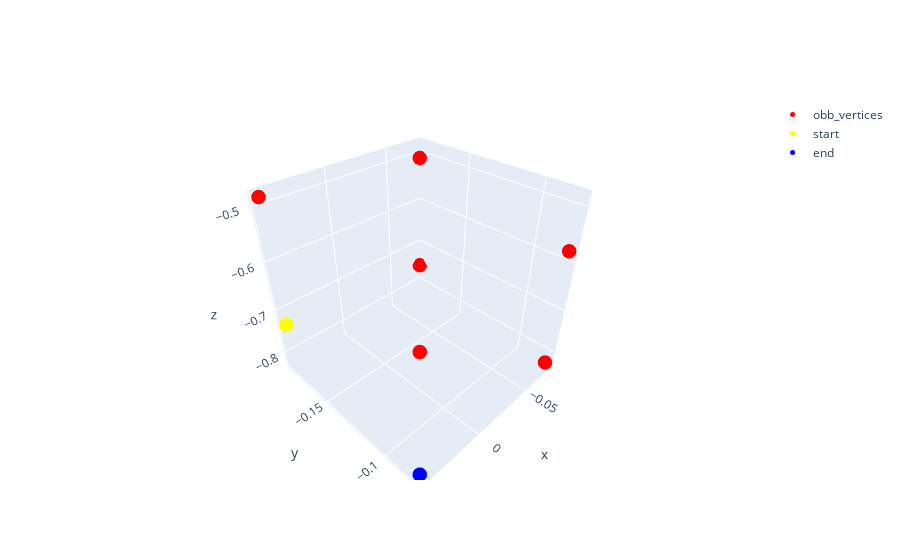

This figure's notebook cell:
### Code cell
# refined oriented box
# combine nsa_3d_ns and upper_obb_vertices
obb_vertices = np.vstack((nsa_3d_ns, upper_obb_vertices))


'''
[[-0.0781     -0.1875     -0.875     ]
 [-0.0781     -0.1875     -0.5781    ]
 [-0.0781     -0.0781     -0.875     ]
 [-0.0781     -0.0781     -0.5781    ]
 [ 0.0469     -0.1875     -0.875     ]
 [ 0.0469     -0.1875     -0.5781    ]
 [ 0.0469     -0.0781     -0.875     ]
 [ 0.0469     -0.0781     -0.5781    ]
 [-0.078125   -0.1875     -0.5087101 ]
 [-0.078125   -0.078125   -0.5781    ]
 [ 0.046875   -0.1875     -0.48430947]
 [ 0.046875   -0.078125   -0.5736995 ]]
'''
# plot obb_vertices
# plot obb_vertices[1]
# plot obb_vertices[0]

# # refined oriented box
        # # another way to get R (Rodrigues)
        # target_z = scaled_transformed_vertices[1] - scaled_transformed_vertices[0]
        # normalized_target_z = target_z / torch.linalg.norm(target_z)
        # source_z = torch.tensor([0., 0., 1.])
        # # print(source_z, normalized_target_z)
        # v = torch.cross(source_z, normalized_target_z)
        # c = torch.dot(source_z, normalized_target_z)
        # s = v.norm()
        # kmat = torch.tensor([[0, -v[2], v[1]],
        #                     [v[2], 0, -v[0]],
        #                     [-v[1], v[0], 0]])
        # obb_R = torch.eye(3) + kmat + kmat @ kmat * ((1 - c) / (s ** 2)) #obb_R.shape

        # # get S
        # target_x = scaled_transformed_vertices[4] - scaled_transformed_vertices[0]
        # target_y = scaled_transformed_vertices[2] - scaled_transformed_vertices[0]
        # obb_S = torch.tensor([torch.linalg.norm(target_x), torch.linalg.norm(target_y), torch.linalg.norm(target_z)])

        # # get T
        # obb_T = torch.mean(scaled_transformed_vertices, dim=0)

        # self.object_obb = OrientedBox(R=obb_R, T=obb_T, S=obb_S)
#print(obb_vertices[1])
# 1(low) - 5(high)
# verctor 1 -> 5
target_z = obb_vertices[5] - obb_vertices[1]
normalized_target_z = target_z / np.linalg.norm(target_z)
base_z = np.array([0., 0., 1.])
v = np.cross(base_z, normalized_target_z)
c = np.dot(base_z, normalized_target_z)
s = np.linalg.norm(v)
kmat = np.array([[0, -v[2], v[1]],
                [v[2], 0, -v[0]],
                [-v[1], v[0], 0]])
obb_R = np.eye(3) + kmat + kmat @ kmat * ((1 - c) / (s ** 2))
# get S
target_x = obb_vertices[2] - obb_vertices[0]
target_y = obb_vertices[3] - obb_vertices[2]
obb_S = np.array([np.linalg.norm(target_x), np.linalg.norm(target_y), np.linalg.norm(target_z)])
# get T
obb_T = np.mean(obb_vertices, axis=0)
# plot obb_vertices
object_obb = OrientedBox(R=obb_R, T=obb_T, S=obb_S)
idx_start = 2
idx_end = 3
fig = go.Figure(data=[
    go.Scatter3d(x=obb_vertices[:,0], y=obb_vertices[:,1], z=obb_vertices[:,2], mode='markers', marker=dict(size=5, color='red'), name='obb_vertices'),
    go.Scatter3d(x=[obb_vertices[idx_start,0]], y=[obb_vertices[idx_start,1]], z=[obb_vertices[idx_start,2]], mode='markers', marker=dict(size=5, color='yellow'), name='start'),
    go.Scatter3d(x=[obb_vertices[idx_end,0]], y=[obb_vertices[idx_end,1]], z=[obb_vertices[idx_end,2]], mode='markers', marker=dict(size=5, color='blue'), name='end')
])
# plot [-0.078125  -0.078125  -0.8255522]
fig.update_layout(
    scene=dict(
        aspectmode='manual',
        aspectratio=dict(x=1, y=1, z=1)  
    )
)
fig.show()
# start: yellow point

### Figure 1 — Plotly figure (JSON) as saved in the notebook; plotly's stock layout.template omitted (floating-point values rounded to 4 significant figures)
{"data": [{"marker": {"color": "red", "size": 5}, "mode": "markers", "name": "obb_vertices", "type": "scatter3d", "x": [-0.07812, -0.07812, 0.04688, 0.04688, -0.07812, -0.07812, 0.04688, 0.04688], "y": [-0.1875, -0.07812, -0.1875, -0.07812, -0.1875, -0.07812, -0.1875, -0.07812], "z": [-0.7562, -0.8256, -0.7318, -0.8212, -0.5087, -0.5781, -0.4843, -0.5737]}, {"marker": {"color": "yellow", "size": 5}, "mode": "markers", "name": "start", "type": "scatter3d", "x": [0.04688], "y": [-0.1875], "z": [-0.7318]}, {"marker": {"color": "blue", "size": 5}, "mode": "markers", "name": "end", "type": "scatter3d", "x": [0.04688], "y": [-0.07812], "z": [-0.8212]}], "layout": {"scene": {"aspectmode": "manual", "aspectratio": {"x": 1, "y": 1, "z": 1}}}}
